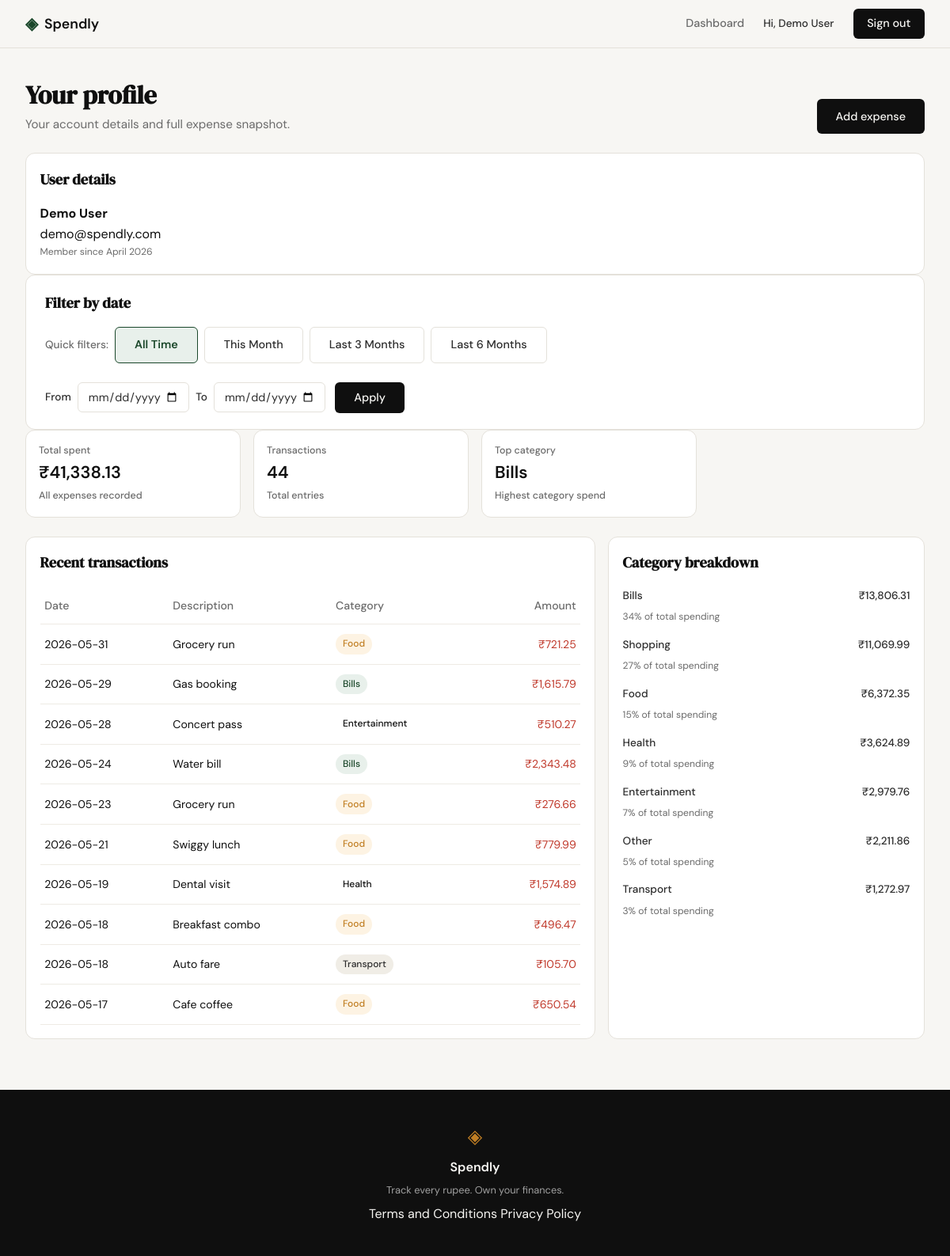
Screenshot of /profile (signed in) with the database file from the repository.
### tables this page shows
CREATE TABLE users (
            id INTEGER PRIMARY KEY AUTOINCREMENT,
            name TEXT NOT NULL,
            email TEXT UNIQUE NOT NULL,
            password_hash TEXT NOT NULL,
            created_at TEXT DEFAULT CURRENT_TIMESTAMP
        );

CREATE TABLE expenses (
            id INTEGER PRIMARY KEY AUTOINCREMENT,
            user_id INTEGER NOT NULL,
            amount REAL NOT NULL,
            category TEXT NOT NULL,
            date TEXT NOT NULL,
            description TEXT,
            created_at TEXT DEFAULT CURRENT_TIMESTAMP,
            FOREIGN KEY (user_id) REFERENCES users (id)
        );

### app.py (the view)
@app.route("/profile")
def profile():
    if not session.get("user_id"):
        return redirect(url_for("login"))
    user = get_user_by_id(session["user_id"])
    if user is None:
        session.clear()
        return redirect(url_for("login"))
    session["user_name"] = user["name"]
    filter_context = get_date_filter_context(request.args)
    if filter_context["error_message"]:
        flash(filter_context["error_message"], "error")
    user_id = session["user_id"]
    return render_template(
        "profile.html",
        user=user,
        summary_stats=get_summary_stats(user_id, filter_context["date_from"], filter_context["date_to"]),
        recent_transactions=get_recent_transactions(
            user_id, limit=10, date_from=filter_context["date_from"], date_to=filter_context["date_to"]
        ),
        category_breakdown=get_category_breakdown(
            user_id, date_from=filter_context["date_from"], date_to=filter_context["date_to"]
        ),
        **filter_context,
    )

### database/db.py (called while the page is built)
def get_db():
    conn = sqlite3.connect(DB_NAME)
    conn.row_factory = sqlite3.Row
    conn.execute("PRAGMA foreign_keys = ON")
    return conn

### database/queries.py (called while the page is built)
def get_user_by_id(user_id):
    conn = get_db()
    try:
        row = conn.execute(
            "SELECT name, email, created_at FROM users WHERE id = ?",
            (user_id,),
        ).fetchone()
        if row is None:
            return None
        created_at = datetime.fromisoformat(row["created_at"])
        return {
            "name": row["name"],
            "email": row["email"],
            "member_since": created_at.strftime("%B %Y"),
        }
    finally:
        conn.close()

### templates/profile.html (shortened to what this page needs)
{% extends "base.html" %}
{% block head %}
<link rel="stylesheet" href="{{ url_for('static', filename='css/profile.css') }}">
{% endblock %}
{% block content %}
<section class="dashboard-page">
    <div class="dashboard-inner">
        <header class="dashboard-header">
            <div>
                <h1 class="dashboard-title">Your profile</h1>
                <p class="dashboard-subtitle">Your account details and full expense snapshot.</p>
            </div>
            <a href="{{ url_for('add_expense') }}" class="btn-primary">Add expense</a>
        </header>
        <section class="dashboard-panel">
            <div class="dashboard-panel-header">
                <h2>User details</h2>
            </div>
            <p><strong>{{ user.name }}</strong></p>
            <p>{{ user.email }}</p>
            <p class="dashboard-breakdown-share">Member since {{ user.member_since }}</p>
        </section>
        <section class="dashboard-panel filter-bar">
            <div class="dashboard-panel-header">
                <h2>Filter by date</h2>
            </div>
            <div class="filter-bar-content">
                <div class="filter-presets">
                    <span class="filter-label">Quick filters:</span>
                    <a href="{{ url_for('profile') }}" class="btn-ghost {% if is_all_time %}active{% endif %}">All Time</a>
                    <a href="{{ url_for('profile', date_from=this_month_from, date_to=today_iso) }}" class="btn-ghost {% if is_this_month %}active{% endif %}">This Month</a>
                    <a href="{{ url_for('profile', date_from=last_3_months_from, date_to=today_iso) }}" class="btn-ghost {% if is_last_3_months %}active{% endif %}">Last 3 Months</a>
                    <a href="{{ url_for('profile', date_from=last_6_months_from, date_to=today_iso) }}" class="btn-ghost {% if is_last_6_months %}active{% endif %}">Last 6 Months</a>
                </div>
                <form class="filter-custom-range {% if is_custom_range %}active{% endif %}" method="GET" action="{{ url_for('profile') }}">
                    <div class="filter-input-group">
                        <label for="date_from">From</label>
                        <input type="date" id="date_from" name="date_from" value="{{ date_from or '' }}" max="{{ today_iso }}">
                        <label for="date_to">To</label>
                        <input type="date" id="date_to" name="date_to" value="{{ date_to or '' }}" max="{{ today_iso }}">
                    </div>
                    <button type="submit" class="btn-primary">Apply</button>
                </form>
            </div>
        </section>
        <section class="dashboard-summary-grid">
            <article class="dashboard-stat-card">
                <p class="dashboard-stat-label">Total spent</p>
                <p class="dashboard-stat-value">{{ "₹{:,.2f}".format(summary_stats.total_spent) }}</p>
                <p class="dashboard-stat-change neutral">All expenses recorded</p>
            </article>
            <article class="dashboard-stat-card">
                <p class="dashboard-stat-label">Transactions</p>
                <p class="dashboard-stat-value">{{ summary_stats.transaction_count }}</p>
                <p class="dashboard-stat-change neutral">Total entries</p>
            </article>
            <article class="dashboard-stat-card">
                <p class="dashboard-stat-label">Top category</p>
                <p class="dashboard-stat-value">{{ summary_stats.top_category }}</p>
                <p class="dashboard-stat-change neutral">Highest category spend</p>
            </article>
        </section>
        <div class="dashboard-content-grid">
            <section class="dashboard-panel">
                <div class="dashboard-panel-header">
                    <h2>Recent transactions</h2>
                </div>
                <div class="dashboard-table-wrap">
                    <table class="dashboard-table">
                        <thead>
                            <tr>
                                <th>Date</th>
                                <th>Description</th>
                                <th>Category</th>
                                <th class="dashboard-number-col">Amount</th>
                            </tr>
                        </thead>
                        <tbody>
                            {% if recent_transactions %}
                                {% for transaction in recent_transactions %}
                                <tr>
                                    <td>{{ transaction.date }}</td>
                                    <td>{{ transaction.description }}</td>
                                    <td>
                                        <span class="dashboard-category-badge {{ transaction.category|lower }}">
                                            {{ transaction.category }}
                                        </span>
                                    </td>
                                    <td class="dashboard-number-col">
                                        <span class="dashboard-amount negative">{{ "₹{:,.2f}".format(transaction.amount) }}</span>
                                    </td>
                                </tr>
                                {% endfor %}
                            {% else %}
                                <tr>
                                    <td colspan="4">No transactions yet.</td>
                                </tr>
                            {% endif %}
                        </tbody>
                    </table>
                </div>
            </section>
            <aside class="dashboard-panel">
                <div class="dashboard-panel-header">
                    <h2>Category breakdown</h2>
                </div>
                <div class="dashboard-breakdown-list">
                    {% if category_breakdown %}
                        {% for category in category_breakdown %}
                        <div class="dashboard-breakdown-item">
                            <div class="dashboard-breakdown-meta">
                                <span>{{ category.name }}</span>
                                <span>{{ "₹{:,.2f}".format(category.amount) }}</span>
                            </div>
                            <p class="dashboard-breakdown-share">{{ category.pct }}% of total spending</p>
                        </div>
                        {% endfor %}
                    {% else %}
                        <p class="dashboard-breakdown-share">No category data yet.</p>
                    {% endif %}
                </div>
            </aside>
        </div>
    </div>
</section>
{% endblock %}

### templates/base.html (shortened to what this page needs)
<!DOCTYPE html>
<html lang="en">
<head>
    <link rel="stylesheet" href="{{ url_for('static', filename='css/style.css') }}">
    {% block head %}{% endblock %}
</head>
<body>
    <nav class="navbar">
        <div class="nav-inner">
            <a href="{{ url_for('landing') }}" class="nav-brand">
                <span class="brand-icon">◈</span>
                <span class="brand-name">Spendly</span>
            </a>
            <div class="nav-links">
                {% if session.get('user_id') %}
                    <a href="{{ url_for('dashboard') }}">Dashboard</a>
                    <span class="nav-user">Hi, {{ session.get('user_name', 'User') }}</span>
                    <a href="{{ url_for('logout') }}" class="nav-cta">Sign out</a>
                {% else %}
                    <a href="{{ url_for('login') }}">Sign in</a>
                    <a href="{{ url_for('register') }}" class="nav-cta">Get started</a>
                {% endif %}
            </div>
        </div>
    </nav>
    <main class="main-content">
        {% block content %}{% endblock %}
    </main>
    <footer class="footer">
        <div class="footer-inner">
            <span class="brand-icon">◈</span>
            <span class="footer-name">Spendly</span>
            <p class="footer-copy">Track every rupee. Own your finances.</p>
            <div class="footer-links">
                <a href="{{ url_for('terms') }}">Terms and Conditions</a>
                <a href="{{ url_for('privacy') }}">Privacy Policy</a>
            </div>
        </div>
    </footer>
</body>
</html>

### static/css/profile.css (style rules this page uses)
.filter-bar { padding: 1.25rem 1.5rem; }
.filter-bar-content { display: flex; flex-wrap: wrap; gap: 1.5rem; align-items: flex-start; }
.filter-presets { display: flex; align-items: center; gap: 0.5rem; flex-wrap: wrap; }
.filter-label { font-size: 0.85rem; color: var(--ink-muted); font-weight: 500; }
.filter-presets .btn-ghost.active { background: var(--accent-light); border-color: var(--accent); color: var(--accent); font-weight: 600; }
.filter-custom-range { display: flex; align-items: center; gap: 0.75rem; flex-wrap: wrap; }
.filter-input-group { display: flex; align-items: center; gap: 0.5rem; flex-wrap: wrap; }
.filter-input-group label { font-size: 0.85rem; color: var(--ink-soft); font-weight: 500; }
.filter-input-group input[type="date"] { padding: 0.5rem 0.75rem; border: 1px solid var(--border); border-radius: var(--radius-sm); font-family: var(--font-body); font-size: 0.9rem; color: var(--ink-soft); background: var(--paper-card); }

### rows the page displays
users: get "Demo User", name "Demo User", email "demo@spendly.com"
expenses: amount "₹721.25"
expenses: amount "₹1,615.79"
expenses: amount "₹510.27"
expenses: amount "₹2,343.48"
expenses: amount "₹276.66"
expenses: amount "₹779.99"
expenses: amount "₹1,574.89"
expenses: amount "₹496.47"
expenses: amount "₹105.70"
expenses: amount "₹650.54"

### other values shown
{{ user.member_since }} "April 2026"
{{ "₹{:,.2f}".format(summary_stats.total_spent) }} "₹41,338.13"
{{ summary_stats.transaction_count }} "44"
{{ summary_stats.top_category }} "Bills"
{{ category.name }} "Bills" "Shopping" "Food" "Health" "Entertainment" "Other" "Transport"
{{ "₹{:,.2f}".format(category.amount) }} "₹13,806.31" "₹11,069.99" "₹6,372.35" "₹3,624.89" "₹2,979.76" "₹2,211.86" "₹1,272.97"
{{ category.pct }} "34" "27" "15" "9" "7" "5" "3"
